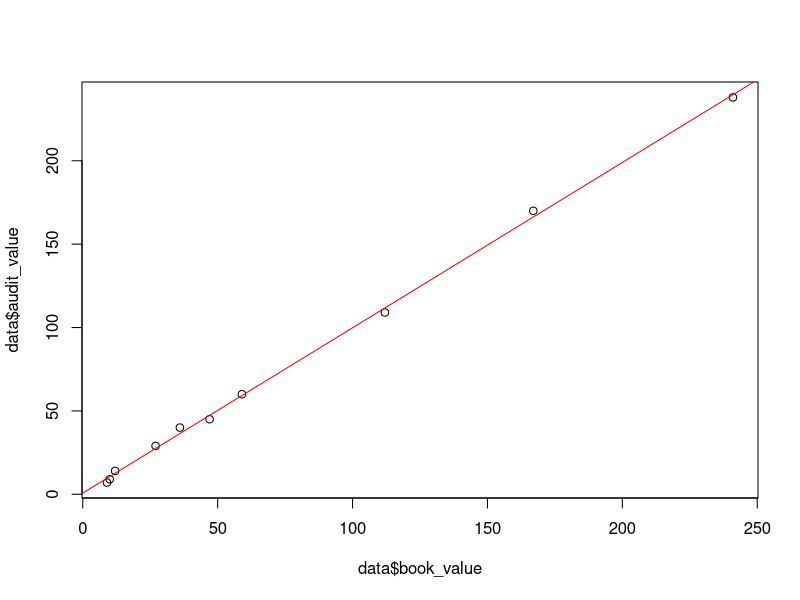
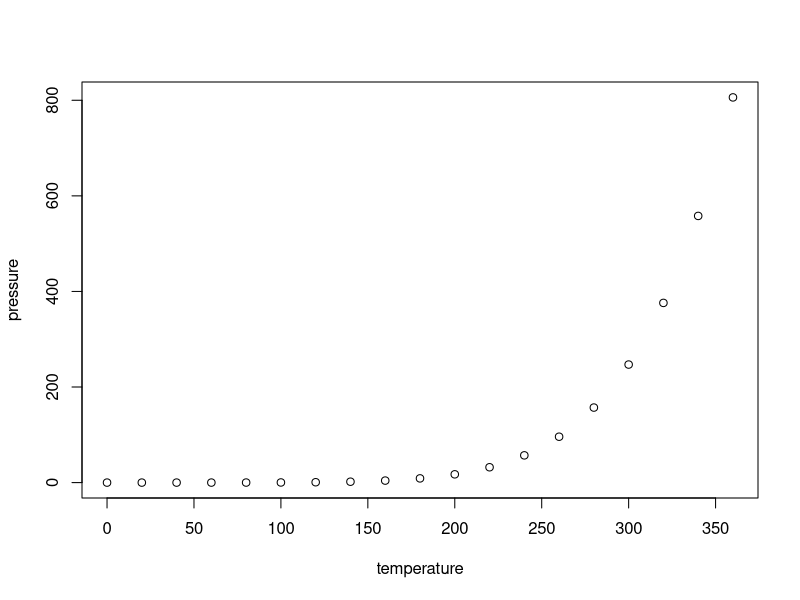

Write the R code that produced these figures, in order.
## ---- chunk 1
knitr::opts_chunk$set(echo = TRUE)
## ---- chunk 2
data <- data.frame(
  audit_value = c(9, 14, 7, 29, 45, 109, 40, 238, 60, 170),
  book_value = c(10, 12, 9, 27, 47, 112, 36, 241, 59, 167)
)
ls_model = lm(audit_value ~ book_value, data = data)
summary(ls_model)
plot(data$book_value, data$audit_value) + abline(ls_model, col = "Red")

sse <- sum((fitted(ls_model) - data$audit_value)^2)
sse
## ---- chunk 3
plot(pressure)
